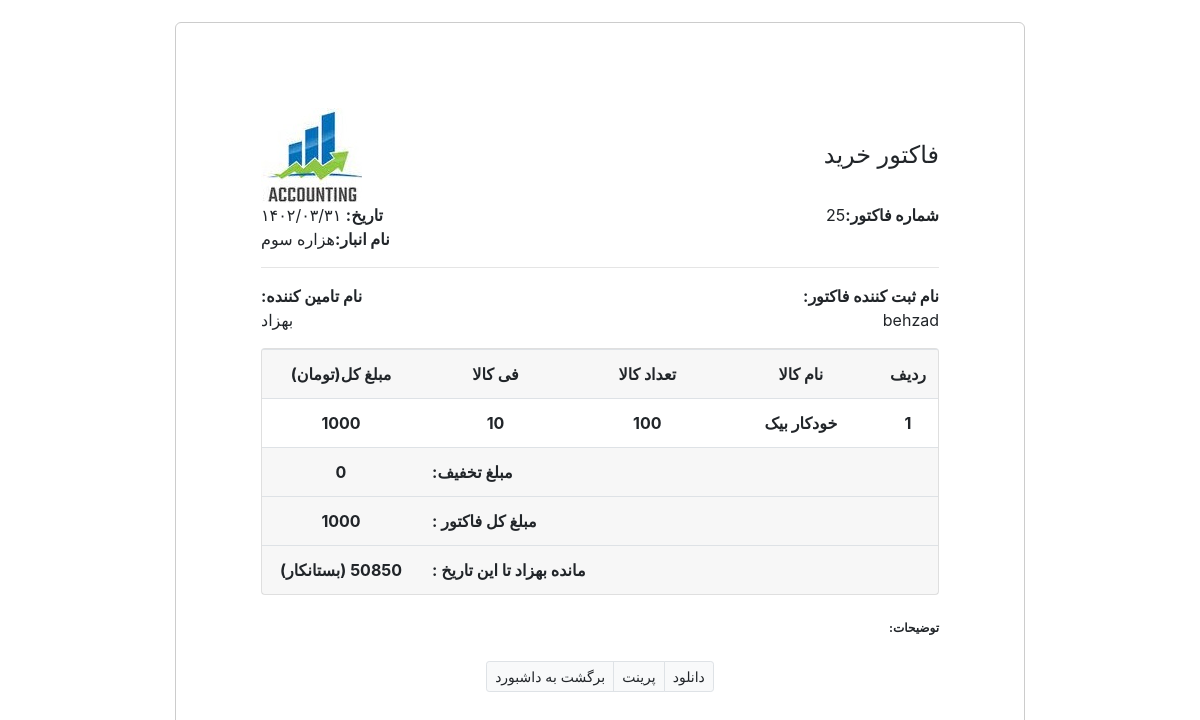
Screenshot of /buyfactorpre.php?id=25 (signed in) with the database file from the repository.
### tables this page shows
CREATE TABLE `buyfactor` (
  `buyfactor_id` int UNSIGNED NOT NULL,
  `buy_date` varchar(256) NOT NULL,
  `cust_id` int UNSIGNED NOT NULL,
  `product_id` int UNSIGNED NOT NULL,
  `warehouse_id` int UNSIGNED NOT NULL,
  `product_qty` int UNSIGNED NOT NULL,
  `factor_fi` int NOT NULL,
  `buy_off` int DEFAULT NULL,
  `buy_sum` int NOT NULL,
  `factor_explanation` text NOT NULL,
  `credit_prod_after` bigint UNSIGNED NOT NULL,
  `factor_done` enum('1','2') NOT NULL DEFAULT '1',
  `created_at` timestamp NOT NULL DEFAULT CURRENT_TIMESTAMP,
  `updated_at` timestamp NULL DEFAULT NULL,
  `user_editfactor` int UNSIGNED NOT NULL
);

CREATE TABLE `wearhouses` (
  `wearhouse_id` int UNSIGNED NOT NULL,
  `wearhouse_name` varchar(256) NOT NULL,
  `created_at` timestamp NOT NULL DEFAULT CURRENT_TIMESTAMP,
  `updated_at` timestamp NULL DEFAULT NULL
);

CREATE TABLE `users` (
  `user_id` int UNSIGNED NOT NULL,
  `user_name` varchar(256) NOT NULL,
  `user_firstName` varchar(256) NOT NULL,
  `user_email` varchar(256) NOT NULL,
  `user_password` text NOT NULL,
  `permition_id` int UNSIGNED NOT NULL,
  `user_active` enum('1','2') NOT NULL DEFAULT '2',
  `user_token` varchar(256) DEFAULT NULL,
  `created_at` timestamp NOT NULL DEFAULT CURRENT_TIMESTAMP,
  `updated_at` timestamp NULL DEFAULT NULL
);

CREATE TABLE `personaccount` (
  `cust_id` int UNSIGNED NOT NULL,
  `account_type` enum('1','2') NOT NULL,
  `cust_name` varchar(256) NOT NULL,
  `cust_codemeli` int UNSIGNED DEFAULT NULL,
  `cust_address` text,
  `cust_mobile` int DEFAULT NULL,
  `cust_active` enum('1','2') NOT NULL DEFAULT '1',
  `created_at` timestamp NOT NULL DEFAULT CURRENT_TIMESTAMP,
  `updated_at` timestamp NULL DEFAULT NULL
);

CREATE TABLE `products` (
  `product_id` int UNSIGNED NOT NULL,
  `product_name` varchar(256) NOT NULL,
  `product_serial` int UNSIGNED NOT NULL,
  `category_id` int UNSIGNED NOT NULL,
  `unit_id` int UNSIGNED NOT NULL,
  `created_at` timestamp NOT NULL DEFAULT CURRENT_TIMESTAMP,
  `updated_at` timestamp NULL DEFAULT NULL
);

### newffff/Helper/jdf.php (called while the page is built, shortened)
<?php
function jdate($format, $timestamp = '', $none = '', $time_zone = 'Asia/Tehran', $tr_num = 'fa')
{
    $T_sec = 0;
    $ts = $T_sec + (($timestamp === '') ? time() : tr_num($timestamp));
    $date = explode('_', date('H_i_j_n_O_P_s_w_Y', $ts));
    list($j_y, $j_m, $j_d) = gregorian_to_jalali($date[8], $date[3], $date[2]);
    $sl = strlen($format);
    $out = '';
    for ($i = 0; $i < $sl; $i++) {
        $sub = substr($format, $i, 1);
        switch ($sub) {
            case 'd':
                $out .= ($j_d < 10) ? '0' . $j_d : $j_d;
                break;
            case 'm':
                $out .= ($j_m > 9) ? $j_m : '0' . $j_m;
                break;
            case 'Y':
                $out .= $j_y;
                break;
            default:
                $out .= $sub;
        }
    }
    return ($tr_num != 'en') ? tr_num($out, 'fa', '.') : $out;
}
function tr_num($str, $mod = 'en', $mf = '٫')
{
    $num_a = array('0', '1', '2', '3', '4', '5', '6', '7', '8', '9', '.');
    $key_a = array('۰', '۱', '۲', '۳', '۴', '۵', '۶', '۷', '۸', '۹', $mf);
    return ($mod == 'fa') ? str_replace($num_a, $key_a, $str) : str_replace($key_a, $num_a, $str);
}
function gregorian_to_jalali($gy, $gm, $gd, $mod = '')
{
    list($gy, $gm, $gd) = explode('_', tr_num($gy . '_' . $gm . '_' . $gd));
    $g_d_m = array(0, 31, 59, 90, 120, 151, 181, 212, 243, 273, 304, 334);
    $gy2 = ($gm > 2) ? ($gy + 1) : $gy;
    $days = 355666 + (365 * $gy) + ((int) (($gy2 + 3) / 4)) - ((int) (($gy2 + 99) / 100)) + ((int) (($gy2 + 399) / 400)) + $gd + $g_d_m[$gm - 1];
    $jy = -1595 + (33 * ((int) ($days / 12053)));
    $days %= 12053;
    $jy += 4 * ((int) ($days / 1461));
    $days %= 1461;
    if ($days > 365) {
        $jy += (int) (($days - 1) / 365);
        $days = ($days - 1) % 365;
    }
    if ($days < 186) {
        $jm = 1 + (int) ($days / 31);
        $jd = 1 + ($days % 31);
    } else {
        $jm = 7 + (int) (($days - 186) / 30);
        $jd = 1 + (($days - 186) % 30);
    }
    return ($mod == '') ? array($jy, $jm, $jd) : $jy . $mod . $jm . $mod . $jd;
}

### buyfactorpre.php (the view, shortened to what this page needs)
<?php
require "./newffff/Helper/jdf.php";
global $db;
if (isset($_GET['id']) && !(empty($_GET['id']))) {
    $id = $_GET['id'];
    $sql = "SELECT buyfactor.buyfactor_id,buyfactor.buy_date,wearhouses.wearhouse_name,buyfactor.user_editfactor,personaccount.cust_name,personaccount.cust_id,products.product_name,buyfactor.product_qty,buyfactor.factor_fi,buyfactor.buy_off,buyfactor.buy_sum,buyfactor.factor_explanation,users.user_name FROM buyfactor,wearhouses,personaccount,products,users WHERE buyfactor.cust_id = personaccount.cust_id and buyfactor.warehouse_id = wearhouses.wearhouse_id and buyfactor.product_id=products.product_id and buyfactor.user_editfactor = users.user_id and buyfactor.buyfactor_id=?";
    $stmt = $db->prepare($sql);
    $stmt->execute([$id]);
    $factor = $stmt->fetch();
    if ($factor == null) {
        header("location:index.php");
    } else {
        $sql = "SELECT SUM(credit) as credit from credits where personaccount_id=?";
        $stmt = $db->prepare($sql);
        $stmt->execute([$factor->cust_id]);
        $credits = $stmt->fetch();
    }
}
?>
<!DOCTYPE html>
<html lang="en">
<head>
    <link rel="stylesheet" href="./newffff/CSS/style.css">
    <link rel="stylesheet" href="./newffff/CSS/bootstrap.min.css">
    <link rel="stylesheet" href="./newffff/JS/bootstrap.min.js">
</head>
<body>
    <div class="container-fluid invoice-container">
        <header>
            <div class="row align-items-center">
                <div class="col-sm-7">
                    <img id="logo" src="./newffff/CSS/LOGO.jpg" alt="">
                </div>
                <div class="col-sm-5 text-right">
                    <h4 class="mb-0 text-right"> فاکتور خرید </h4>
                </div>
            </div>
        </header>
        <main>
            <div class="row">
                <div class="col-sm-6 "><strong> تاریخ:</strong> <?= jdate("Y/m/d", $factor->buy_date) ?> </div>
                <div class="col-sm-6 text-right"><strong>شماره فاکتور:</strong><?= $factor->buyfactor_id ?></div>
                <div class="col-sm-6 text-left"><strong> نام انبار:</strong><?= $factor->wearhouse_name ?></div>
            </div>
            <hr>
            <div class="row">
                <div class="col-sm-6 text-right order-sm-1"><strong> :نام ثبت کننده فاکتور</strong>
                    <address>
                        <?= $factor->user_name  ?><br>
                    </address>
                </div>
                <div class="col-sm-6 order-sm-0"><strong>:نام تامین کننده</strong>
                    <address>
                        <?= $factor->cust_name  ?> <br>
                    </address>
                </div>
            </div>
            <div class="card">
                <div class="card-body p-0">
                    <div class="table-responsive">
                        <table class="table mb-0">
                            <thead class="card-header">
                                <tr>
                                    <td class="col-3 text-center"><strong> مبلغ کل(تومان)</strong></td>
                                    <td class="col-3 text-center"><strong>فی کالا</strong></td>
                                    <td class="col-3 text-center"><strong>تعداد کالا</strong></td>
                                    <td class="col-3 text-center"><strong>نام کالا </strong></td>
                                    <td class="col-3 text-center"><strong>ردیف</strong></td>
                                </tr>
                            </thead>
                            <tbody>
                                <tr>
                                    <td class="col-3 text-center">
                                        <strong><?= ($factor->factor_fi * $factor->product_qty)  ?></strong>
                                    </td>
                                    <td class="col-3 text-center"><strong><?= $factor->factor_fi  ?></strong></td>
                                    <td class="col-3 text-center"><strong><?= $factor->product_qty  ?></strong></td>
                                    <td class="col-3 text-center"><strong><?= $factor->product_name  ?></strong></td>
                                    <td class="col-3 text-center"><strong>1</strong></td>
                                </tr>
                            </tbody>
                            <tfoot class="card-footer">
                                <tr>
                                    <td class="text-center"><strong><?= $factor->buy_off ?></strong></td>
                                    <td colspan="4" class="text-left"><strong> :مبلغ تخفیف </strong></td>
                                </tr>
                                <tr>
                                    <td class="text-center"><strong> <?= $factor->buy_sum   ?> </strong></td>
                                    <td colspan="4" class="text-left"><strong> : مبلغ کل فاکتور </strong></td>
                                </tr>
                                <tr>
                                    <td class="text-center"><strong> <?php
                                                                        if (($credits->credit) > 0) {
                                                                            echo "(بستانکار)";
                                                                        } else {
                                                                            echo "(بدهکار)";
                                                                        }
?> <?= $credits->credit ?> </strong></td>
                                    <td colspan="4" class="text-left"><strong> : مانده <?= $factor->cust_name  ?> تا این
                                            تاریخ
                                        </strong></td>
                                </tr>
                            </tfoot>
                        </table>
                    </div>
                </div>
            </div>
        </main>
        <footer class="text-right mt-4">
            <p class="text-1"><strong> :توضیحات</strong></p>
        </footer>
        <footer class="text-center mt-4">
            <div class="btn-group btn-group-sm ">
                <a href="./index.php" class="btn btn-light border">
                    برگشت به داشبورد
                </a>
                <a href="javascript:window.print()" class="btn btn-light border">
                    <ion-icon name="print-outline"></ion-icon> پرینت
                </a>
                <a href="javascript:window.print()" class="btn btn-light border">
                    <ion-icon name="download-outline"></ion-icon> دانلود
                </a>
            </div>
        </footer>
    </div>
</body>
</html>

### newffff/CSS/style.css (style rules this page uses)
* { margin: 0; padding: 0; box-sizing: border-box; }
body { height: 100vh; display: flex; align-items: center; justify-content: center; }
.invoice-container { margin-left: 0; padding: 85px !important; max-width: 850px; background-color: #fff; border: 1px solid #ccc; border-radius: 6px; }
.text-1 { font-size: 12px; }

### rows the page displays
buyfactor: buy_date "۱۴۰۲/۰۳/۳۱", buyfactor_id "25", warehouse.wearhouse_name "هزاره سوم", user_editfactor.user_name "behzad", cust.cust_name "بهزاد", $factor->factor_fi * $factor->product_qty "1000", factor_fi "10", product_qty "100", product.product_name "خودکار بیک", buy_off "0", buy_sum "1000"

### other values shown
$credits->credit "50850"
